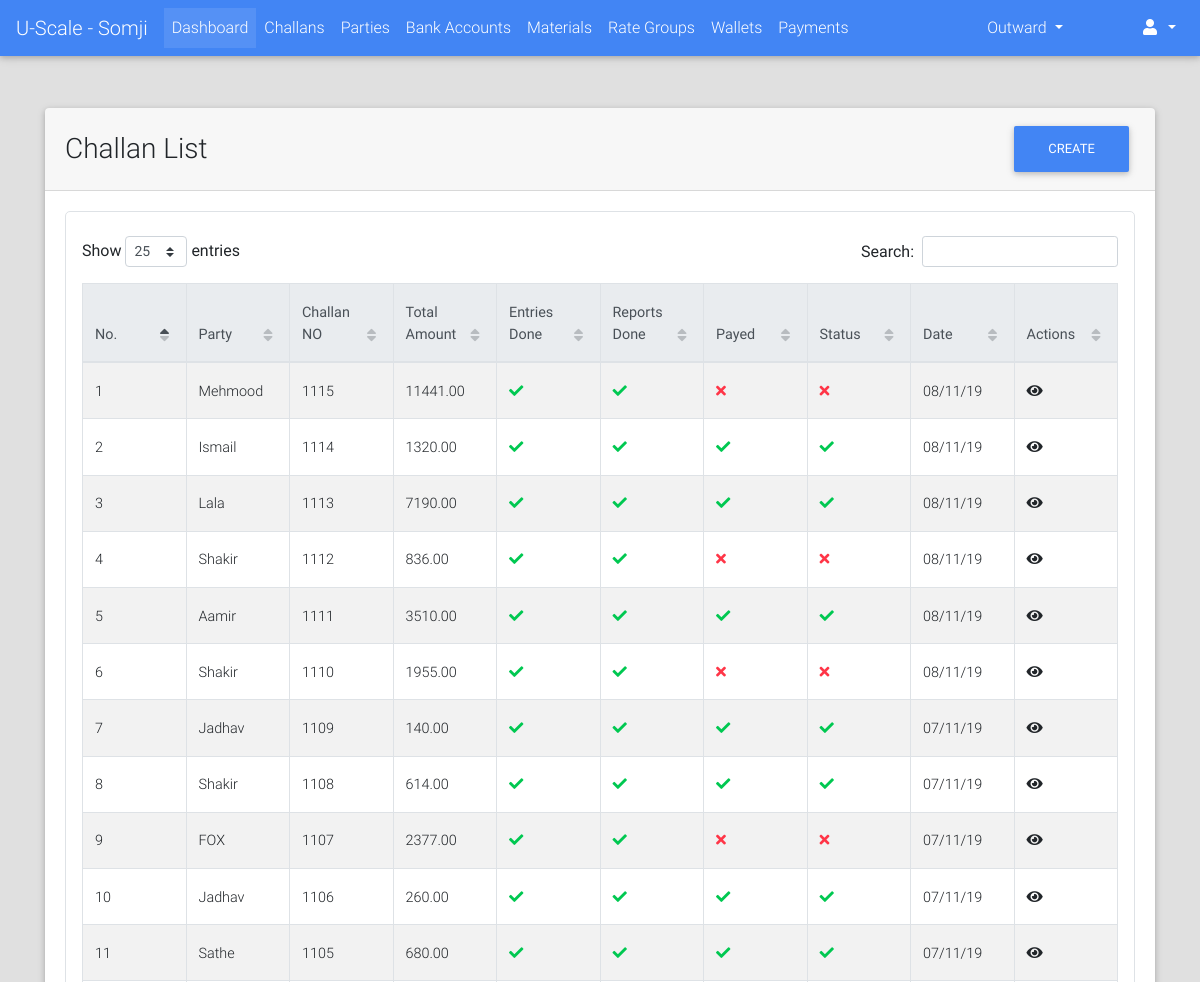
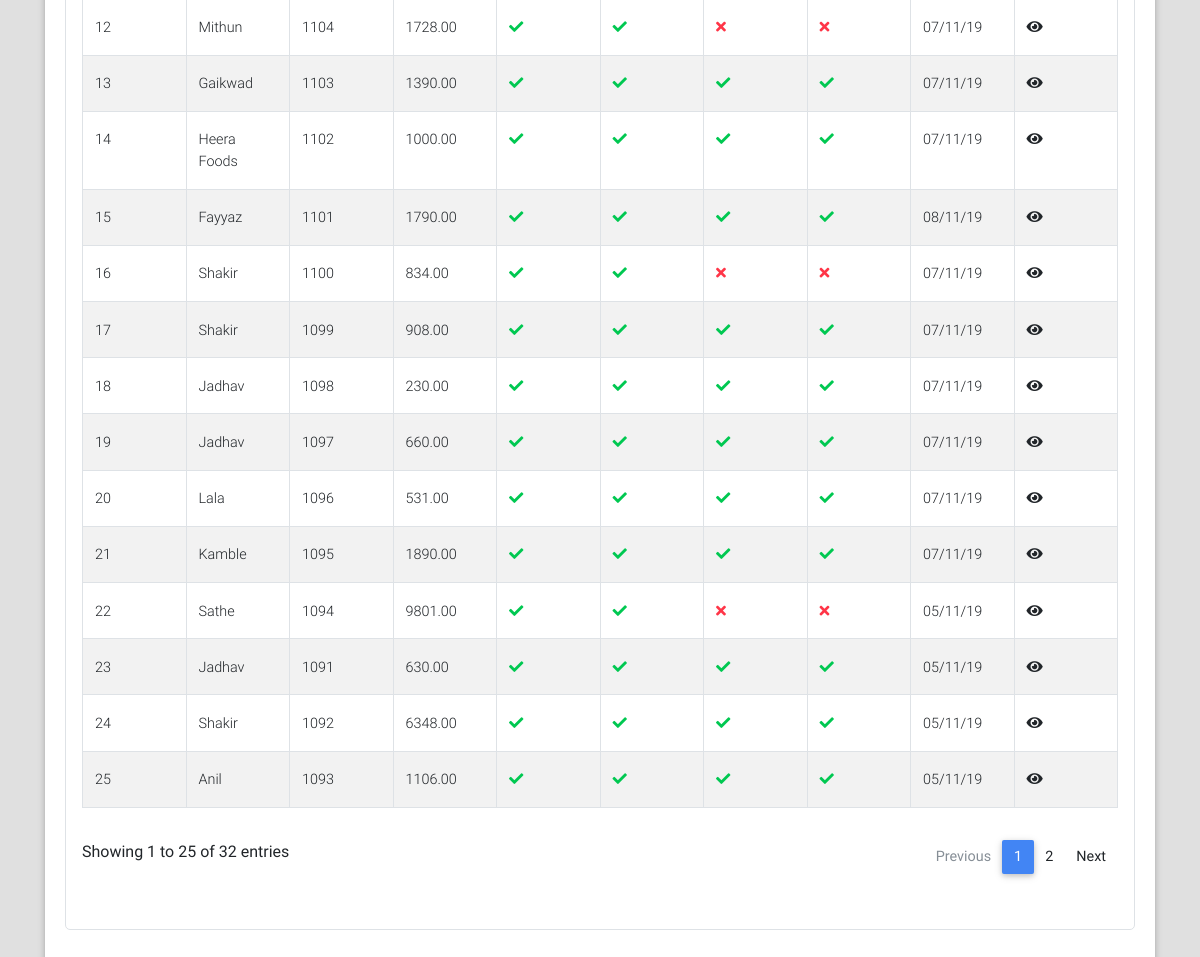
The app's page /challans/list/ (signed in) with its own data (2 pictures, top to bottom).
### challans/models.py (models this page shows, shortened)
class Challan(models.Model):
    STATUS_CHOICES = (("PN", "Pending"), ("DN", "Done"))
    created_by = models.ForeignKey(User, on_delete=models.PROTECT)
    party = models.ForeignKey("parties.Party", on_delete=models.CASCADE)
    challan_no = models.PositiveIntegerField(blank=True, null=True)
    vehicle_details = models.CharField(max_length=128, blank=True, null=True)
    weights_amount = models.DecimalField(max_digits=9, decimal_places=2, default=decimal.Decimal(0.00))
    extra_charges = models.DecimalField(verbose_name="Kata Charges", max_digits=9, decimal_places=2,
                                        default=decimal.Decimal(0.00), validators=[MinValueValidator(limit_value=0), MaxValueValidator(limit_value=100)])
    round_amount = models.DecimalField(max_digits=4, decimal_places=2, default=decimal.Decimal(0.00), validators=[MinValueValidator(limit_value=-10), MaxValueValidator(limit_value=10)])
    total_amount = models.DecimalField(max_digits=9, decimal_places=2, default=decimal.Decimal(0.00), validators=[MinValueValidator(limit_value=0)])
    image = models.ImageField(upload_to="payments/", blank=True, null=True)
    extra_info = models.TextField(blank=True)
    created_on = models.DateTimeField(auto_now_add=True, editable=True)
    updated_on = models.DateTimeField(auto_now=True, editable=True)
    is_entries_done = models.BooleanField(default=False)
    is_reports_done = models.BooleanField(default=False)
    is_rates_assigned = models.BooleanField(default=False)
    is_payed = models.BooleanField(default=False)
    status = models.CharField(max_length=2, choices=STATUS_CHOICES, default="PN")
    @property
    def get_date_display(self):
        return self.created_on.strftime("%d/%m/%y")
    @property
    def get_absolute_url(self):
        return reverse_lazy("challans:detail", kwargs={"challan_no": self.challan_no})

### parties/models.py (models this page shows, shortened)
class Party(models.Model):
    RATE_TYPE_CHOICES = (("GR", "Group Rate"), ("IR", "Individual Rate"))
    rate_type = models.CharField(max_length=2, choices=RATE_TYPE_CHOICES)
    rate_group = models.ForeignKey("rates.RateGroup", on_delete=models.PROTECT, blank=True, null=True)
    name = models.CharField(max_length=128)
    party_code = models.CharField(max_length=32, blank=True)
    address = models.TextField(blank=True)
    phone = models.CharField(max_length=13)
    whatsapp = models.CharField(max_length=13, blank=True)
    email = models.EmailField(blank=True, null=True)
    extra_info = models.TextField(blank=True)
    is_wallet_party = models.BooleanField(default=False)
    is_active = models.BooleanField(default=True)
    class Meta:
        verbose_name = "Party"
        verbose_name_plural = "Parties"

### challans/views.py (the view)
class ChallanListView(LoginRequiredMixin, ListView):
    model = Challan
    template_name = "challans/list.html"
    context_object_name = "challans"
    ordering = "-id"
    def get_queryset(self):
        qs = super().get_queryset()
        return qs.filter(Q(status="PN") | Q(created_on__date__gte=datetime.date.today()+datetime.timedelta(days=-30)))

### portal/templates/challans/list.html (shortened to what this page needs)
{% extends "portal/base.html" %}
{% load static %}
{% block custom_links %}
    <link href="{% static "css/addons/datatables.min.css" %}" rel="stylesheet">
    <link href="{% static "css/addons/datatables-select.min.css" %}" rel="stylesheet">
{% endblock %}
{% block content %}
    <br><br>
    <div class="container">
        <div class="card">
            <div class="card-header">
                <div class="row">
                    <div class="col-lg-9 m-auto">
                        <h3 class="m-auto">Challan List</h3>
                    </div>
                    <div class="col-lg-3">
                        <a class="float-right" href="{% url "challans:add" %}"><button class="btn btn-primary">Create</button></a>
                    </div>
                </div>
            </div>
            <div class="card-body">
                <div class="table p-3 border" style="border-radius: 5px">
                     <table id="dt-basic-checkbox" class="table table-striped table-bordered" cellspacing="0" width="100%">
                         <thead class="thead-light">
                            <th class="th-sm">No.</th>
                            <th class="th-sm">Party</th>
                            <th class="th-sm">Challan NO</th>
                            <th class="th-sm">Total Amount</th>
                            <th class="th-sm">Entries Done</th>
                            <th class="th-sm">Reports Done</th>
                            <th class="th-sm">Payed</th>
                            <th class="th-sm">Status</th>
                            <th class="th-sm">Date</th>
                            <th class="th-sm">Actions</th>
                         </thead>
                         <tbody>
                             {% if challans %}
                                {% for challan in challans %}
                                    <tr>
                                        <td>{{ forloop.counter }}</td>
                                        <td>{{ challan.party.name }}</td>
                                        <td><a href="{{ challan.get_absolute_url }}">{{ challan.challan_no }}</a></td>
                                        <td>{{ challan.total_amount }}</td>
                                        <td>
                                            <i class="fa {% if challan.is_entries_done %}fa-check text-success{% else %}fa-times text-danger{% endif %}"></i>
                                        </td>
                                        <td>
                                            <i class="fa {% if challan.is_reports_done %}fa-check text-success{% else %}fa-times text-danger{% endif %}"></i>
                                        </td>
                                        <td>
                                            <i class="fa {% if challan.is_payed %}fa-check text-success{% else %}fa-times text-danger{% endif %}"></i>
                                        </td>
                                        <td>
                                            <i class="fa {% if challan.status == "DN" %}fa-check text-success{% else %}fa-times text-danger{% endif %}"></i>
                                        </td>
                                        <td>{{ challan.get_date_display }}</td>
                                        <td><a href="{{ challan.get_absolute_url }}"><i class="fa fa-eye"></i></a></td>
                                    </tr>
                                {% endfor %}
                             {% else %}
                                 <span class="text-black-50 font-weight-bold">No Challans Found</span>
                             {% endif %}
                         </tbody>
                    </table>
                 </div>
            </div>
        </div>
    </div>
{% endblock %}

### records on screen
Challan: party.name "Mehmood", challan_no "1115", total_amount "11441.00", is_entries_done True (drawn), is_reports_done True (drawn), is_payed False (drawn), date "08/11/19"
Challan: party.name "Ismail", challan_no "1114", total_amount "1320.00", is_entries_done True (drawn), is_reports_done True (drawn), is_payed True (drawn), date "08/11/19"
Challan: party.name "Lala", challan_no "1113", total_amount "7190.00", is_entries_done True (drawn), is_reports_done True (drawn), is_payed True (drawn), date "08/11/19"
Challan: party.name "Shakir", challan_no "1112", total_amount "836.00", is_entries_done True (drawn), is_reports_done True (drawn), is_payed False (drawn), date "08/11/19"
Challan: party.name "Aamir", challan_no "1111", total_amount "3510.00", is_entries_done True (drawn), is_reports_done True (drawn), is_payed True (drawn), date "08/11/19"
Challan: party.name "Shakir", challan_no "1110", total_amount "1955.00", is_entries_done True (drawn), is_reports_done True (drawn), is_payed False (drawn), date "08/11/19"
Challan: party.name "Jadhav", challan_no "1109", total_amount "140.00", is_entries_done True (drawn), is_reports_done True (drawn), is_payed True (drawn), date "07/11/19"
Challan: party.name "Shakir", challan_no "1108", total_amount "614.00", is_entries_done True (drawn), is_reports_done True (drawn), is_payed True (drawn), date "07/11/19"
Challan: party.name "FOX", challan_no "1107", total_amount "2377.00", is_entries_done True (drawn), is_reports_done True (drawn), is_payed False (drawn), date "07/11/19"
Challan: party.name "Jadhav", challan_no "1106", total_amount "260.00", is_entries_done True (drawn), is_reports_done True (drawn), is_payed True (drawn), date "07/11/19"
Challan: party.name "Sathe", challan_no "1105", total_amount "680.00", is_entries_done True (drawn), is_reports_done True (drawn), is_payed True (drawn), date "07/11/19"
Challan: party.name "Mithun", challan_no "1104", total_amount "1728.00", is_entries_done True (drawn), is_reports_done True (drawn), is_payed False (drawn), date "07/11/19"
Challan: party.name "Gaikwad", challan_no "1103", total_amount "1390.00", is_entries_done True (drawn), is_reports_done True (drawn), is_payed True (drawn), date "07/11/19"
Challan: party.name "Heera Foods", challan_no "1102", total_amount "1000.00", is_entries_done True (drawn), is_reports_done True (drawn), is_payed True (drawn), date "07/11/19"
Challan: party.name "Fayyaz", challan_no "1101", total_amount "1790.00", is_entries_done True (drawn), is_reports_done True (drawn), is_payed True (drawn), date "08/11/19"
Challan: party.name "Shakir", challan_no "1100", total_amount "834.00", is_entries_done True (drawn), is_reports_done True (drawn), is_payed False (drawn), date "07/11/19"
Challan: party.name "Shakir", challan_no "1099", total_amount "908.00", is_entries_done True (drawn), is_reports_done True (drawn), is_payed True (drawn), date "07/11/19"
Challan: party.name "Jadhav", challan_no "1098", total_amount "230.00", is_entries_done True (drawn), is_reports_done True (drawn), is_payed True (drawn), date "07/11/19"
Challan: party.name "Jadhav", challan_no "1097", total_amount "660.00", is_entries_done True (drawn), is_reports_done True (drawn), is_payed True (drawn), date "07/11/19"
Challan: party.name "Lala", challan_no "1096", total_amount "531.00", is_entries_done True (drawn), is_reports_done True (drawn), is_payed True (drawn), date "07/11/19"
Challan: party.name "Kamble", challan_no "1095", total_amount "1890.00", is_entries_done True (drawn), is_reports_done True (drawn), is_payed True (drawn), date "07/11/19"
Challan: party.name "Sathe", challan_no "1094", total_amount "9801.00", is_entries_done True (drawn), is_reports_done True (drawn), is_payed False (drawn), date "05/11/19"
Challan: party.name "Jadhav", challan_no "1091", total_amount "630.00", is_entries_done True (drawn), is_reports_done True (drawn), is_payed True (drawn), date "05/11/19"
Challan: party.name "Shakir", challan_no "1092", total_amount "6348.00", is_entries_done True (drawn), is_reports_done True (drawn), is_payed True (drawn), date "05/11/19"
Challan: party.name "Anil", challan_no "1093", total_amount "1106.00", is_entries_done True (drawn), is_reports_done True (drawn), is_payed True (drawn), date "05/11/19"
